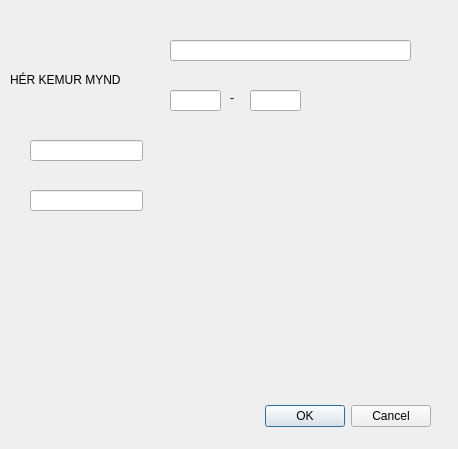
<?xml version="1.0" encoding="UTF-8"?>
<ui version="4.0">
 <class>Dialog</class>
 <widget class="QDialog" name="Dialog">
  <property name="geometry">
   <rect>
    <x>0</x>
    <y>0</y>
    <width>458</width>
    <height>449</height>
   </rect>
  </property>
  <property name="windowTitle">
   <string>Dialog</string>
  </property>
  <widget class="QDialogButtonBox" name="buttonBox">
   <property name="geometry">
    <rect>
     <x>90</x>
     <y>400</y>
     <width>341</width>
     <height>32</height>
    </rect>
   </property>
   <property name="orientation">
    <enum>Qt::Horizontal</enum>
   </property>
   <property name="standardButtons">
    <set>QDialogButtonBox::Cancel|QDialogButtonBox::Ok</set>
   </property>
  </widget>
  <widget class="QLabel" name="label_imageOfSci">
   <property name="geometry">
    <rect>
     <x>10</x>
     <y>10</y>
     <width>140</width>
     <height>140</height>
    </rect>
   </property>
   <property name="minimumSize">
    <size>
     <width>140</width>
     <height>140</height>
    </size>
   </property>
   <property name="text">
    <string>HÉR KEMUR MYND</string>
   </property>
  </widget>
  <widget class="QLineEdit" name="lineEdit_nameOfSci">
   <property name="geometry">
    <rect>
     <x>170</x>
     <y>40</y>
     <width>241</width>
     <height>21</height>
    </rect>
   </property>
  </widget>
  <widget class="QLineEdit" name="lineEdit_YOB">
   <property name="geometry">
    <rect>
     <x>170</x>
     <y>90</y>
     <width>51</width>
     <height>21</height>
    </rect>
   </property>
  </widget>
  <widget class="QLineEdit" name="lineEdit_YOD">
   <property name="geometry">
    <rect>
     <x>250</x>
     <y>90</y>
     <width>51</width>
     <height>21</height>
    </rect>
   </property>
  </widget>
  <widget class="QLabel" name="label_strik">
   <property name="geometry">
    <rect>
     <x>230</x>
     <y>90</y>
     <width>16</width>
     <height>16</height>
    </rect>
   </property>
   <property name="text">
    <string>-</string>
   </property>
  </widget>
  <widget class="QLineEdit" name="lineEdit_nationalitiOfSci">
   <property name="geometry">
    <rect>
     <x>30</x>
     <y>140</y>
     <width>113</width>
     <height>21</height>
    </rect>
   </property>
  </widget>
  <widget class="QLineEdit" name="lineEdit_furtherInfoOfSci">
   <property name="geometry">
    <rect>
     <x>30</x>
     <y>190</y>
     <width>113</width>
     <height>21</height>
    </rect>
   </property>
  </widget>
 </widget>
 <resources/>
 <connections>
  <connection>
   <sender>buttonBox</sender>
   <signal>accepted()</signal>
   <receiver>Dialog</receiver>
   <slot>accept()</slot>
   <hints>
    <hint type="sourcelabel">
     <x>248</x>
     <y>254</y>
    </hint>
    <hint type="destinationlabel">
     <x>157</x>
     <y>274</y>
    </hint>
   </hints>
  </connection>
  <connection>
   <sender>buttonBox</sender>
   <signal>rejected()</signal>
   <receiver>Dialog</receiver>
   <slot>reject()</slot>
   <hints>
    <hint type="sourcelabel">
     <x>316</x>
     <y>260</y>
    </hint>
    <hint type="destinationlabel">
     <x>286</x>
     <y>274</y>
    </hint>
   </hints>
  </connection>
 </connections>
</ui>
